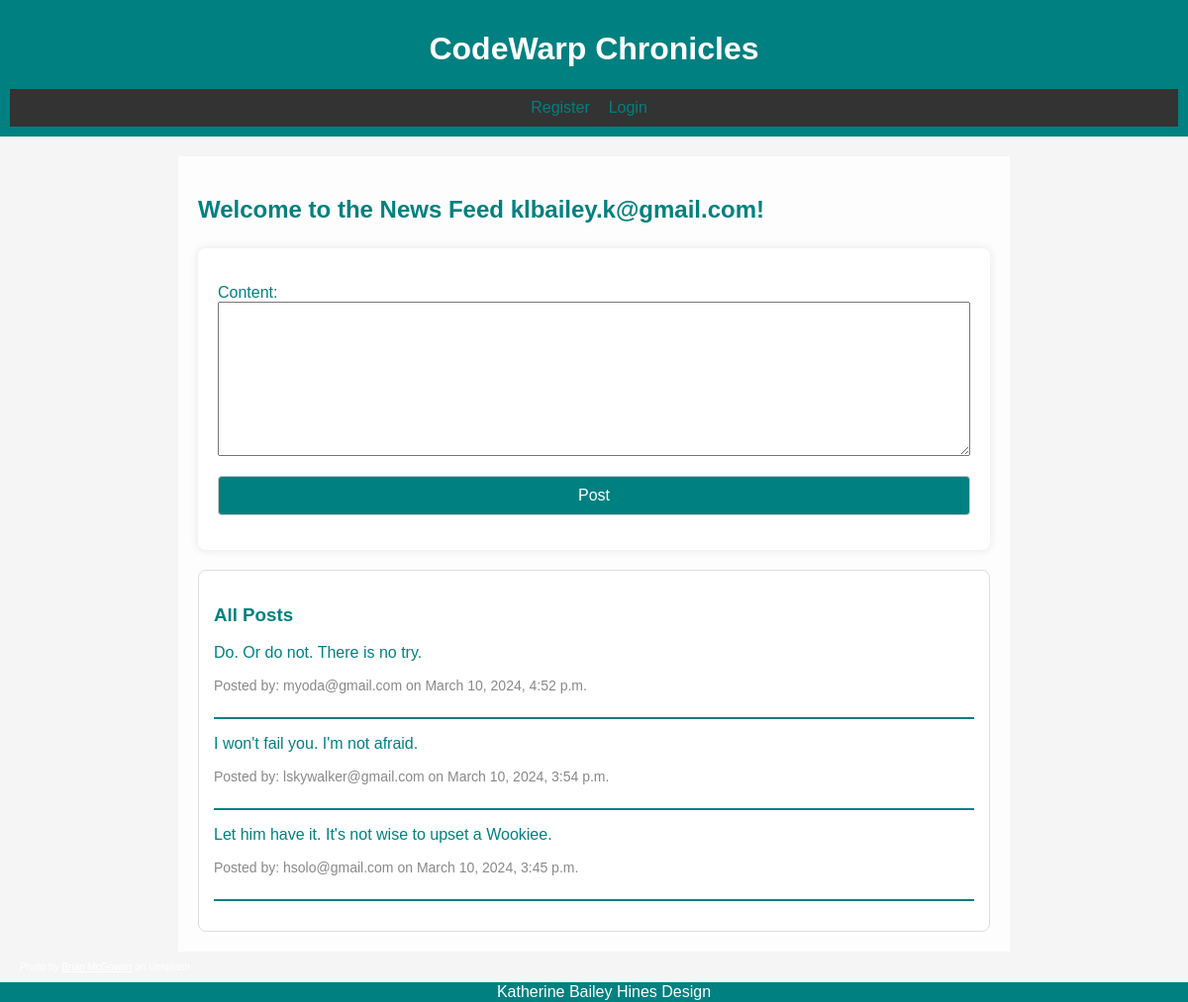
/news_feed/ (signed in), run on the app's committed database.
### main_app/models.py (models this page shows, shortened)
class CustomUser(AbstractBaseUser):
    email = models.EmailField(unique=True, validators=[EmailValidator()])
    first_name = models.CharField(max_length=30, validators=[MinLengthValidator(limit_value=2)])
    last_name = models.CharField(max_length=30, validators=[MinLengthValidator(limit_value=2)])
    is_active = models.BooleanField(default=True)
    is_staff = models.BooleanField(default=False)
    objects = CustomUserManager()
    USERNAME_FIELD = 'email'
    REQUIRED_FIELDS = ['first_name', 'last_name']
    is_superuser = models.BooleanField(default=False)

class Post(models.Model):
    user = models.ForeignKey(CustomUser, on_delete=models.CASCADE)
    content = models.TextField()
    created_at = models.DateTimeField(auto_now_add=True)

### main_app/views.py (the view)
# urls.py: path('news_feed/', news_feed, name='news_feed'),
@login_required
def news_feed(request):
    if request.method == 'POST':
        form = PostForm(request.POST)
        if form.is_valid():
            post = form.save(commit=False)
            post.user = request.user
            post.save()
            return redirect('news_feed')
    else:
        form = PostForm()
    posts = Post.objects.all().order_by('-created_at')
    return render(request, 'main_app/news_feed.html', {'form': form, 'posts': posts, 'user': request.user})

### main_app/forms.py
class PostForm(forms.ModelForm):
    class Meta:
        model = Post
        fields = ['content']

### main_app/templates/main_app/news_feed.html (shortened to what this page needs)
{% extends 'main_app/base.html' %}
{% block content %}
{% load static %}
<div class="news-feed-container">
    <h2 class="fade-in">Welcome to the News Feed {{ user.email }}!</h2>
    <form method="post" action="{% url 'news_feed' %}" class="post-form">
        {{ form.as_p }}
        <button type="submit">Post</button>
    </form>
    <div class="post-container">
        <h3>All Posts</h3>
        {% for post in posts %}
        <div class="post">
            <p>{{ post.content }}</p>
            <p class="post-details">Posted by: {{ post.user.email }} on {{ post.created_at }}</p>
        </div>
        {% endfor %}
    </div>
</div>
<p style="color: #fff; font-size: 10px;">Photo by <a
        href="https://unsplash.com/photos/white-robot-toy-on-black-background-ggg_B1MeqQk" style="color: #fff;">Brian
        McGowan</a> on Unsplash</p>
{% endblock %}

### main_app/templates/main_app/base.html (style rules this page uses)
body { font-family: 'Arial', sans-serif; background-color: #f5f5f5; color: #333; margin: 0; padding: 0; }
form { max-width: 400px; margin: 0 auto; background-color: #fff; padding: 20px; border-radius: 8px; box-shadow: 0 0 10px rgba(0, 0, 0, 0.1); margin-top: 25px; }
form input, form button { width: 100%; margin-bottom: 15px; padding: 10px; box-sizing: border-box; border: 1px solid #ccc; border-radius: 4px; font-size: 16px; }
form button { background-color: teal; color: #fff; cursor: pointer; }
.news-feed-container { max-width: 800px; margin: 0 auto; }
.post-form { margin-bottom: 20px; max-width: 800px; }
.post-container { border: 1px solid #ddd; padding: 15px; border-radius: 8px; background-color: #fff; }
.post { margin-bottom: 15px; border-bottom: 2px solid teal; padding-bottom: 10px; }
.post-details { font-size: 14px; color: #888; }
.post-form textarea, .post-form input[type="text"], .post-form input[type="email"], .post-form input[type="password"] { width: 100% !important; box-sizing: border-box; }
.fade-in { opacity: 0; animation: fadeIn 2s ease-in-out forwards; }

### data on the page
CustomUser: email "klbailey.k@gmail.com"
Post: content "Do. Or do not. There is no try.", user.email "myoda@gmail.com", created_at "March 10, 2024, 4:52 p.m."
Post: content "I won't fail you. I'm not afraid.", user.email "lskywalker@gmail.com", created_at "March 10, 2024, 3:54 p.m."
Post: content "Let him have it. It's not wise to upset a Wookiee.", user.email "hsolo@gmail.com", created_at "March 10, 2024, 3:45 p.m."
